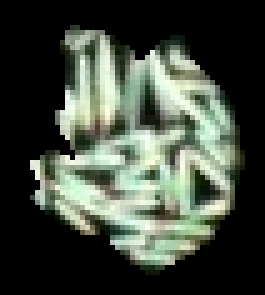
#> input picture images_aligned/image/extractions/image_13.png, 53 x 59 px (shown 5 times larger)
$ python -i tools.py   (imports and definitions only)
#> lines starting #> are read from the running program, lines starting #| are printed output that depends on the picture; after the words box and inside, x2 and y2 are one past the last pixel; in counts of white or black regions, pixels touching at a corner belong together
import warnings
from pathlib import Path

import skimage
import skimage.io
import skimage.measure
import skimage.morphology
import skimage.draw
import skimage.transform
import skimage.color
import sklearn.cluster
import cv2
import numpy as np
from scipy.linalg import orthogonal_procrustes
from scipy.spatial.distance import cdist, euclidean

from typing import Iterable, Tuple, Optional, List


# [34 lines left out: function segment_image, not called in this run]


def segment_image2(
    image: np.ndarray,
    k: int = 3,
    bg_col: Optional[Iterable[int]] = None,
    n_bg_clusters: int = 1,
) -> np.ndarray:
    # lab color space to ignore "brightness"
#> called with k = 3, n_bg_clusters = 1
    image = skimage.color.rgb2lab(image)
#> image: shape (59, 53, 3) float64; mean of channels 0, 1, 2 28.8, -4.7, 4.8

    pixel_values = image[:, :, [1, 2]].reshape((-1, 2)).astype(np.float32)
#> pixel_values = 3127 pairs, first value -26.37 to 3.75, second value 0 to 24.22

    _, labels, (centers) = cv2.kmeans(
        pixel_values,
        k,
        None,
        (cv2.TERM_CRITERIA_EPS + cv2.TERM_CRITERIA_MAX_ITER, 100, 0.1),
        10,
        cv2.KMEANS_RANDOM_CENTERS,
    )
#> labels = 3127 values, max 2 at index 279, min 0 at index 547, mean 1.07; centers = [[-14.12, 12.52], [-0.027, 0.0451], [-7.49, 8.97]]
    labels: np.ndarray = labels.flatten()  # type: ignore

    # assume that the cluster with highest number of members (pixels) is background
    if bg_col is None:
        lab, counts = np.unique(labels, return_counts=True)
#> lab = [0, 1, 2]; counts = [605, 1707, 815]
        bg_labels = np.argsort(counts)[::-1][:n_bg_clusters]
#> bg_labels = [1]
    # find cluster closest to background color
    else:
        bg_col = skimage.color.rgb2lab(np.array(bg_col))[[1, 2]]
        centers = np.uint8(centers)
        distances = np.sqrt(np.sum((bg_col - centers) ** 2, axis=1))

        bg_labels = np.argsort(distances)[:n_bg_clusters]

    bin_image = np.zeros((image.shape[0], image.shape[1]), dtype=bool)
    bin_image[(~np.isin(labels, bg_labels)).reshape(bin_image.shape)] = True

    return bin_image


# [369 lines left out: functions _segment_image_approx, get_contours, _count_objects_approx, segment_image_adaptive, polygon_area, resample_polygon and 11 more, not called in this run]

>>> import cv2
>>> picture = cv2.cvtColor(cv2.imread('../images_aligned/image/extractions/image_13.png'), cv2.COLOR_BGR2RGB)
>>> result = segment_image2(picture)
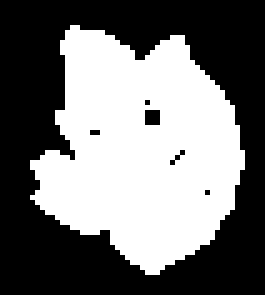
#> result: shape (59, 53) bool (shown 5 times larger); 45.4% white; 1 white region, box (x1, y1, x2, y2) and area: (6, 5, 49, 55) 1420

$ run again, on images_aligned/image/extractions/image_14.png
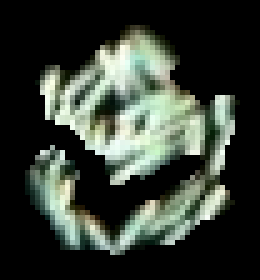
#> input picture images_aligned/image/extractions/image_14.png, 52 x 56 px (shown 5 times larger)
#> image: shape (56, 52, 3) float64; mean of channels 0, 1, 2 23.9, -4.1, 3.5
#> pixel_values = 2912 pairs, first value -23.52 to 5.58, second value -2.96 to 26.1
#> labels = 2912 values, max 2 at index 0, min 0 at index 289, mean 1.4; centers = [[-10.12, 5.72], [-10.99, 13.19], [-0.0412, 0.0644]]
#> lab = [0, 1, 2]; counts = [620, 497, 1795]
#> bg_labels = [2]
#> `result = segment_image2(picture)`:
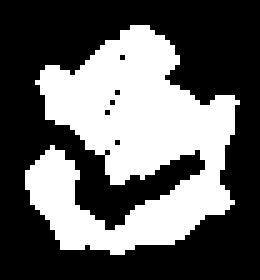
#> result: shape (56, 52) bool (shown 5 times larger); 38.4% white; 1 white region, box (x1, y1, x2, y2) and area: (5, 5, 48, 51) 1117

$ run again, on images_aligned/image/extractions/image_2.png
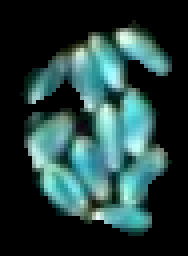
#> input picture images_aligned/image/extractions/image_2.png, 47 x 64 px (shown 4 times larger)
#> image: shape (64, 47, 3) float64; mean of channels 0, 1, 2 24.2, -8.5, -1.5
#> pixel_values = 3008 pairs, first value -36.05 to 4.09, second value -20.57 to 14.27
#> labels = 3008 values, max 2 at index 549, min 0 at index 0, mean 0.665; centers = [[-0.123, 0.05], [-15.27, 1.61], [-23.38, -7.98]]
#> lab = [0, 1, 2]; counts = [1715, 586, 707]
#> bg_labels = [0]
#> `result = segment_image2(picture)`:
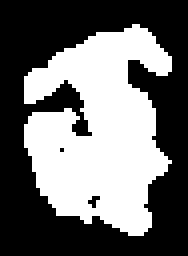
#> result: shape (64, 47) bool (shown 4 times larger); 43% white; 1 white region, box (x1, y1, x2, y2) and area: (6, 6, 43, 59) 1293

$ run again, on images_aligned/image/extractions/image_21.png
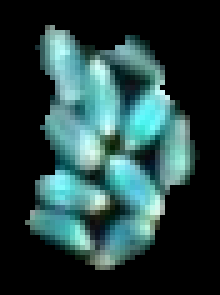
#> input picture images_aligned/image/extractions/image_21.png, 44 x 59 px (shown 5 times larger)
#> image: shape (59, 44, 3) float64; mean of channels 0, 1, 2 24.5, -8.4, -2
#> pixel_values = 2596 pairs, first value -44.59 to 1.63, second value -25.19 to 16.27
#> labels = 2596 values, max 2 at index 230, min 0 at index 407, mean 1.03; centers = [[-25.76, -8.29], [-0.193, -0.0889], [-15.68, -1.81]]
#> lab = [0, 1, 2]; counts = [489, 1533, 574]
#> bg_labels = [1]
#> `result = segment_image2(picture)`:
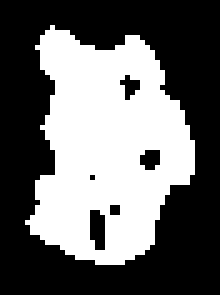
#> result: shape (59, 44) bool (shown 5 times larger); 40.9% white; 1 white region, box (x1, y1, x2, y2) and area: (5, 5, 39, 53) 1063
